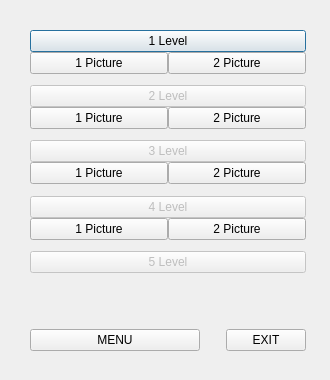
<?xml version="1.0" encoding="UTF-8"?>
<ui version="4.0">
 <class>levels</class>
 <widget class="QDialog" name="levels">
  <property name="geometry">
   <rect>
    <x>0</x>
    <y>0</y>
    <width>330</width>
    <height>380</height>
   </rect>
  </property>
  <property name="minimumSize">
   <size>
    <width>330</width>
    <height>380</height>
   </size>
  </property>
  <property name="maximumSize">
   <size>
    <width>330</width>
    <height>380</height>
   </size>
  </property>
  <property name="windowTitle">
   <string>Dialog</string>
  </property>
  <widget class="QWidget" name="verticalLayoutWidget">
   <property name="geometry">
    <rect>
     <x>30</x>
     <y>30</y>
     <width>276</width>
     <height>321</height>
    </rect>
   </property>
   <layout class="QVBoxLayout" name="verticalLayout">
    <property name="spacing">
     <number>0</number>
    </property>
    <item>
     <widget class="QPushButton" name="pushButton_1Level">
      <property name="text">
       <string>1 Level</string>
      </property>
     </widget>
    </item>
    <item>
     <layout class="QHBoxLayout" name="horizontalLayout_1LevelButtons">
      <item>
       <widget class="QPushButton" name="pushButton_1Level1Sublevel">
        <property name="text">
         <string>1 Picture</string>
        </property>
       </widget>
      </item>
      <item>
       <widget class="QPushButton" name="pushButton_1Level2Sublevel">
        <property name="text">
         <string>2 Picture</string>
        </property>
       </widget>
      </item>
     </layout>
    </item>
    <item>
     <spacer name="verticalSpacer_2">
      <property name="orientation">
       <enum>Qt::Vertical</enum>
      </property>
      <property name="sizeHint" stdset="0">
       <size>
        <width>20</width>
        <height>25</height>
       </size>
      </property>
     </spacer>
    </item>
    <item>
     <widget class="QPushButton" name="pushButton_2Level">
      <property name="enabled">
       <bool>false</bool>
      </property>
      <property name="text">
       <string>2 Level</string>
      </property>
     </widget>
    </item>
    <item>
     <layout class="QHBoxLayout" name="horizontalLayout_2LevelButtons">
      <item>
       <widget class="QPushButton" name="pushButton_2Level1Sublevel">
        <property name="text">
         <string>1 Picture</string>
        </property>
       </widget>
      </item>
      <item>
       <widget class="QPushButton" name="pushButton_2Level2Sublevel">
        <property name="text">
         <string>2 Picture</string>
        </property>
       </widget>
      </item>
     </layout>
    </item>
    <item>
     <spacer name="verticalSpacer_3">
      <property name="orientation">
       <enum>Qt::Vertical</enum>
      </property>
      <property name="sizeHint" stdset="0">
       <size>
        <width>20</width>
        <height>25</height>
       </size>
      </property>
     </spacer>
    </item>
    <item>
     <widget class="QPushButton" name="pushButton_3Level">
      <property name="enabled">
       <bool>false</bool>
      </property>
      <property name="text">
       <string>3 Level</string>
      </property>
     </widget>
    </item>
    <item>
     <layout class="QHBoxLayout" name="horizontalLayout_3LevelButtons">
      <item>
       <widget class="QPushButton" name="pushButton_3Level1Sublevel">
        <property name="text">
         <string>1 Picture</string>
        </property>
       </widget>
      </item>
      <item>
       <widget class="QPushButton" name="pushButton_3Level2Sublevel">
        <property name="text">
         <string>2 Picture</string>
        </property>
       </widget>
      </item>
     </layout>
    </item>
    <item>
     <spacer name="verticalSpacer_4">
      <property name="orientation">
       <enum>Qt::Vertical</enum>
      </property>
      <property name="sizeHint" stdset="0">
       <size>
        <width>20</width>
        <height>25</height>
       </size>
      </property>
     </spacer>
    </item>
    <item>
     <widget class="QPushButton" name="pushButton_4Level">
      <property name="enabled">
       <bool>false</bool>
      </property>
      <property name="text">
       <string>4 Level</string>
      </property>
     </widget>
    </item>
    <item>
     <layout class="QHBoxLayout" name="horizontalLayout_4LevelButtons">
      <item>
       <widget class="QPushButton" name="pushButton_4Level1Sublevel">
        <property name="text">
         <string>1 Picture</string>
        </property>
       </widget>
      </item>
      <item>
       <widget class="QPushButton" name="pushButton_4Level2Sublevel">
        <property name="text">
         <string>2 Picture</string>
        </property>
       </widget>
      </item>
     </layout>
    </item>
    <item>
     <spacer name="verticalSpacer_5">
      <property name="orientation">
       <enum>Qt::Vertical</enum>
      </property>
      <property name="sizeHint" stdset="0">
       <size>
        <width>20</width>
        <height>25</height>
       </size>
      </property>
     </spacer>
    </item>
    <item>
     <widget class="QPushButton" name="pushButton_5Level">
      <property name="enabled">
       <bool>false</bool>
      </property>
      <property name="text">
       <string>5 Level</string>
      </property>
     </widget>
    </item>
    <item>
     <spacer name="verticalSpacer">
      <property name="orientation">
       <enum>Qt::Vertical</enum>
      </property>
      <property name="sizeHint" stdset="0">
       <size>
        <width>20</width>
        <height>70</height>
       </size>
      </property>
     </spacer>
    </item>
    <item>
     <layout class="QHBoxLayout" name="horizontalLayout_pageButtons">
      <item>
       <widget class="QPushButton" name="pushButton_menu">
        <property name="minimumSize">
         <size>
          <width>170</width>
          <height>0</height>
         </size>
        </property>
        <property name="text">
         <string>MENU</string>
        </property>
       </widget>
      </item>
      <item>
       <spacer name="horizontalSpacer">
        <property name="orientation">
         <enum>Qt::Horizontal</enum>
        </property>
        <property name="sizeHint" stdset="0">
         <size>
          <width>40</width>
          <height>20</height>
         </size>
        </property>
       </spacer>
      </item>
      <item>
       <widget class="QPushButton" name="pushButton_exit">
        <property name="minimumSize">
         <size>
          <width>80</width>
          <height>0</height>
         </size>
        </property>
        <property name="text">
         <string>EXIT</string>
        </property>
       </widget>
      </item>
     </layout>
    </item>
   </layout>
  </widget>
 </widget>
 <resources/>
 <connections/>
</ui>
